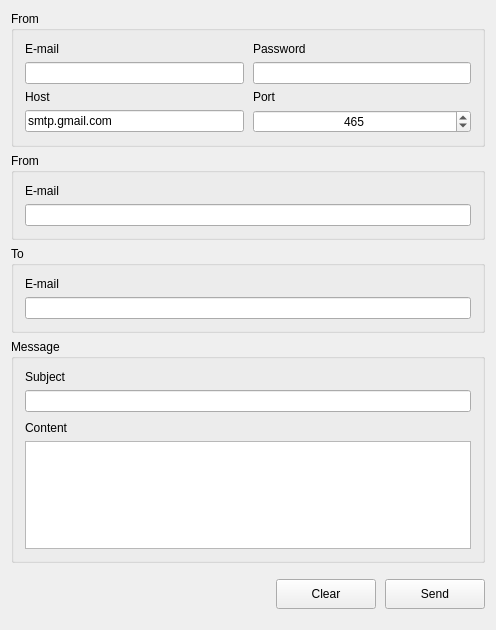
<?xml version="1.0" encoding="UTF-8"?>
<ui version="4.0">
 <class>MainWindow</class>
 <widget class="QMainWindow" name="MainWindow">
  <property name="geometry">
   <rect>
    <x>0</x>
    <y>0</y>
    <width>496</width>
    <height>630</height>
   </rect>
  </property>
  <property name="windowTitle">
   <string>SMTPClient Demo</string>
  </property>
  <widget class="QWidget" name="centralWidget">
   <layout class="QVBoxLayout" name="verticalLayout">
    <property name="spacing">
     <number>-1</number>
    </property>
    <item>
     <widget class="QGroupBox" name="groupBoxCredentials">
      <property name="title">
       <string>From</string>
      </property>
      <layout class="QVBoxLayout" name="verticalLayout_2">
       <property name="spacing">
        <number>6</number>
       </property>
       <item>
        <layout class="QGridLayout" name="gridLayout">
         <property name="horizontalSpacing">
          <number>9</number>
         </property>
         <property name="verticalSpacing">
          <number>6</number>
         </property>
         <item row="3" column="1">
          <widget class="QLineEdit" name="lineEditHost">
           <property name="text">
            <string>smtp.gmail.com</string>
           </property>
          </widget>
         </item>
         <item row="0" column="1">
          <widget class="QLabel" name="labelEmailCredentials">
           <property name="text">
            <string>E-mail</string>
           </property>
          </widget>
         </item>
         <item row="3" column="3">
          <widget class="QSpinBox" name="spinBoxPort">
           <property name="minimumSize">
            <size>
             <width>50</width>
             <height>0</height>
            </size>
           </property>
           <property name="alignment">
            <set>Qt::AlignCenter</set>
           </property>
           <property name="maximum">
            <number>999999</number>
           </property>
           <property name="value">
            <number>465</number>
           </property>
          </widget>
         </item>
         <item row="1" column="3">
          <widget class="QLineEdit" name="lineEditPasswordCredentials">
           <property name="echoMode">
            <enum>QLineEdit::Password</enum>
           </property>
          </widget>
         </item>
         <item row="1" column="1">
          <widget class="QLineEdit" name="lineEditEmailCredentials"/>
         </item>
         <item row="2" column="1">
          <widget class="QLabel" name="labelHost">
           <property name="text">
            <string>Host</string>
           </property>
          </widget>
         </item>
         <item row="0" column="3">
          <widget class="QLabel" name="labelPasswordCredentials">
           <property name="text">
            <string>Password</string>
           </property>
          </widget>
         </item>
         <item row="2" column="3">
          <widget class="QLabel" name="labelPort">
           <property name="text">
            <string>Port</string>
           </property>
          </widget>
         </item>
        </layout>
       </item>
      </layout>
     </widget>
    </item>
    <item>
     <widget class="QGroupBox" name="groupBoxFrom">
      <property name="title">
       <string>From</string>
      </property>
      <layout class="QVBoxLayout" name="verticalLayout_8">
       <item>
        <layout class="QVBoxLayout" name="verticalLayout_9">
         <property name="topMargin">
          <number>0</number>
         </property>
         <item>
          <widget class="QLabel" name="labelEmailFrom">
           <property name="text">
            <string>E-mail</string>
           </property>
          </widget>
         </item>
         <item>
          <widget class="QLineEdit" name="lineEditEmailFrom"/>
         </item>
        </layout>
       </item>
      </layout>
     </widget>
    </item>
    <item>
     <widget class="QGroupBox" name="groupBoxTo">
      <property name="title">
       <string>To</string>
      </property>
      <layout class="QVBoxLayout" name="verticalLayout_3">
       <property name="spacing">
        <number>6</number>
       </property>
       <item>
        <layout class="QVBoxLayout" name="verticalLayout_7">
         <property name="spacing">
          <number>6</number>
         </property>
         <item>
          <widget class="QLabel" name="labelEmail">
           <property name="text">
            <string>E-mail</string>
           </property>
          </widget>
         </item>
         <item>
          <widget class="QLineEdit" name="lineEditEmailTo"/>
         </item>
        </layout>
       </item>
      </layout>
     </widget>
    </item>
    <item>
     <widget class="QGroupBox" name="groupBoxMessage">
      <property name="title">
       <string>Message</string>
      </property>
      <layout class="QVBoxLayout" name="verticalLayout_4">
       <property name="spacing">
        <number>9</number>
       </property>
       <item>
        <layout class="QVBoxLayout" name="verticalLayout_6">
         <property name="spacing">
          <number>6</number>
         </property>
         <item>
          <widget class="QLabel" name="labelSubject">
           <property name="text">
            <string>Subject</string>
           </property>
          </widget>
         </item>
         <item>
          <widget class="QLineEdit" name="lineEditSubject"/>
         </item>
        </layout>
       </item>
       <item>
        <layout class="QVBoxLayout" name="verticalLayout_5">
         <property name="spacing">
          <number>6</number>
         </property>
         <item>
          <widget class="QLabel" name="labelContent">
           <property name="text">
            <string>Content</string>
           </property>
          </widget>
         </item>
         <item>
          <widget class="QTextEdit" name="textEditContent"/>
         </item>
        </layout>
       </item>
      </layout>
     </widget>
    </item>
    <item>
     <layout class="QHBoxLayout" name="horizontalLayout_5">
      <property name="spacing">
       <number>9</number>
      </property>
      <property name="topMargin">
       <number>10</number>
      </property>
      <property name="bottomMargin">
       <number>10</number>
      </property>
      <item>
       <spacer name="horizontalSpacer">
        <property name="orientation">
         <enum>Qt::Horizontal</enum>
        </property>
        <property name="sizeHint" stdset="0">
         <size>
          <width>40</width>
          <height>20</height>
         </size>
        </property>
       </spacer>
      </item>
      <item>
       <widget class="QPushButton" name="pushButtonClear">
        <property name="minimumSize">
         <size>
          <width>100</width>
          <height>30</height>
         </size>
        </property>
        <property name="cursor">
         <cursorShape>PointingHandCursor</cursorShape>
        </property>
        <property name="text">
         <string>Clear</string>
        </property>
       </widget>
      </item>
      <item>
       <widget class="QPushButton" name="pushButtonSend">
        <property name="minimumSize">
         <size>
          <width>100</width>
          <height>30</height>
         </size>
        </property>
        <property name="cursor">
         <cursorShape>PointingHandCursor</cursorShape>
        </property>
        <property name="text">
         <string>Send</string>
        </property>
       </widget>
      </item>
     </layout>
    </item>
   </layout>
  </widget>
  <widget class="QMenuBar" name="menuBar">
   <property name="geometry">
    <rect>
     <x>0</x>
     <y>0</y>
     <width>496</width>
     <height>22</height>
    </rect>
   </property>
  </widget>
 </widget>
 <layoutdefault spacing="6" margin="11"/>
 <tabstops>
  <tabstop>lineEditEmailCredentials</tabstop>
  <tabstop>lineEditPasswordCredentials</tabstop>
  <tabstop>lineEditHost</tabstop>
  <tabstop>spinBoxPort</tabstop>
  <tabstop>lineEditEmailFrom</tabstop>
  <tabstop>lineEditEmailTo</tabstop>
  <tabstop>lineEditSubject</tabstop>
  <tabstop>textEditContent</tabstop>
  <tabstop>pushButtonSend</tabstop>
  <tabstop>pushButtonClear</tabstop>
 </tabstops>
 <resources/>
 <connections/>
</ui>
